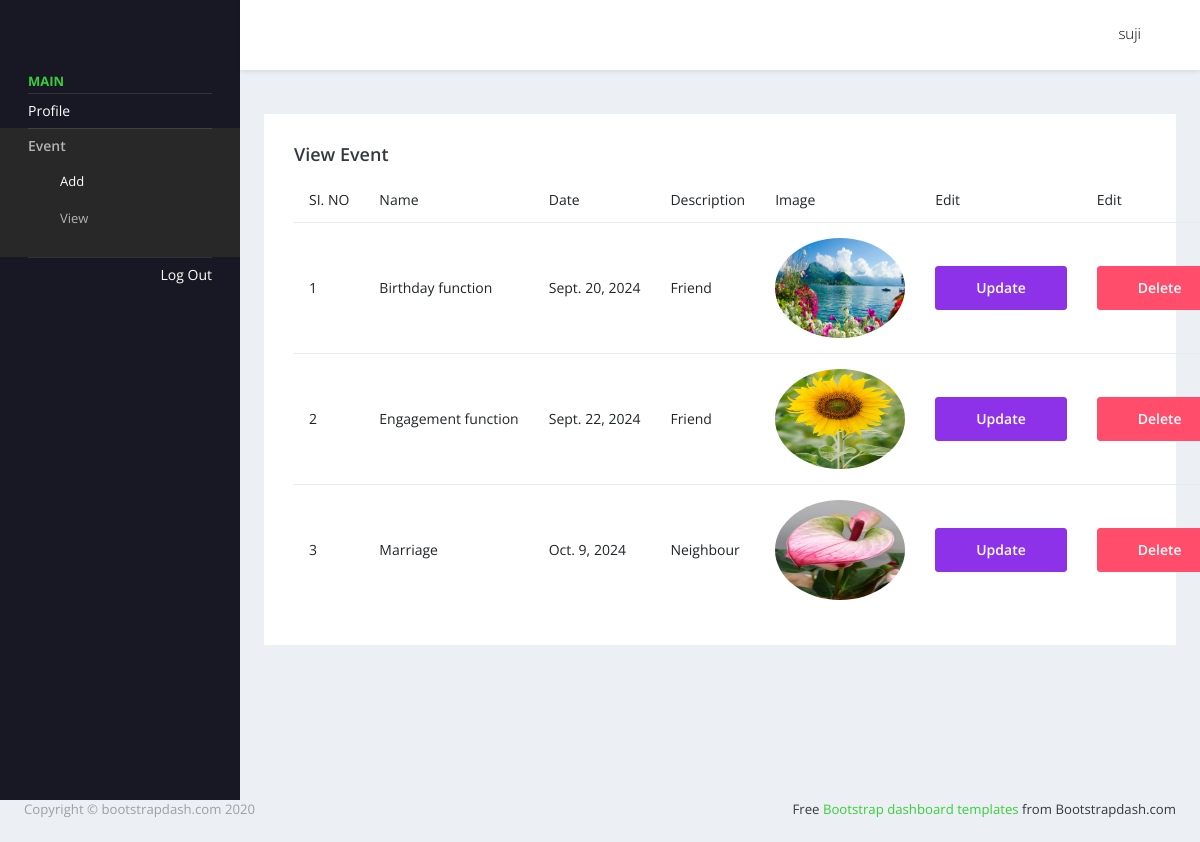
The page /viewevent (signed in) on the database its author committed.
### myapp/models.py (models this page shows, shortened)
class Login(AbstractUser):
    is_user=models.BooleanField(default=False)

class eventadd(models.Model):
    user = models.ForeignKey(Login, on_delete=models.CASCADE, null=True, blank=True)
    name = models.CharField(max_length=30)
    date = models.DateField()
    description = models.TextField(max_length=200, null=True, blank=True)
    image = models.ImageField()

### myapp/views.py (the view)
# urls.py: path('viewevent', views.viewevent, name='viewevent'),
def viewevent(request):
    u = request.user
    data = eventadd.objects.filter(user=u)
    return render(request,'userpages/viewevent.html',{'data':data})

### templates/userpages/viewevent.html (shortened to what this page needs)
{% extends 'userpages/userhome.html' %}
{% load crispy_forms_tags %}
{% block content %}
<div class="card">
  <div class="card-body">
    <h4 class="card-title">View Event</h4>
       <table class="table" >
         <thead>
         <tr>
           <th> SI. NO </th>
           <th> Name </th>
           <th> Date </th>
           <th> Description </th>
           <th> Image </th>
           <th> Edit </th>
           <th> Edit </th>
         </tr>
         </thead>
         <tbody>
         {% for i in data %}
         <tr>
             <td>{{ forloop.counter }}</td>
             <td>{{i.name}}</td>
             <td>{{i.date}} </td>
             <td>{{i.description}}</td>
             <td><img style="height:100px;width:130px;" src="{{i.image.url}}"></td>
             <td><a href="{% url 'eventupdate' i.id %}"><button class="btn btn-info" type="submit">Update</button></a></td>
             <td><a href="{% url 'eventdelete' i.id %}"><button class="btn btn-danger" type="submit">Delete</button></a></td>
         </tr>
         {% endfor %}
         </tbody>
       </table>
  </div>
</div>
{% endblock %}

### templates/userpages/userhome.html (shortened to what this page needs)
<!DOCTYPE html>
<html lang="en">
{% load static %}
  <head>
    <link rel="stylesheet" href="{% static 'Admin/assets/vendors/mdi/css/materialdesignicons.min.css' %}">
    <link rel="stylesheet" href="{% static 'Admin/assets/vendors/flag-icon-css/css/flag-icon.min.css' %}">
    <link rel="stylesheet" href="{% static 'Admin/assets/vendors/css/vendor.bundle.base.css' %}">
    <link rel="stylesheet" href="{% static 'Admin/assets/vendors/font-awesome/css/font-awesome.min.css' %}" />
    <link rel="stylesheet" href="{% static 'Admin/assets/vendors/bootstrap-datepicker/bootstrap-datepicker.min.css' %}">
    <link rel="stylesheet" href="{% static 'Admin/assets/css/style.css' %}">
  </head>
  <body>
    <div class="container-scroller">
      <nav class="navbar default-layout-navbar col-lg-12 col-12 p-0 fixed-top d-flex flex-row">
        <div class="text-center navbar-brand-wrapper d-flex align-items-center justify-content-center">
        </div>
        <div class="navbar-menu-wrapper d-flex align-items-stretch">
          <button class="navbar-toggler navbar-toggler align-self-center" type="button" data-toggle="minimize">
          </button>
          <ul class="navbar-nav navbar-nav-right">
            <li class="nav-item nav-profile dropdown">
              <a class="nav-link dropdown-toggle" id="profileDropdown" href="#" data-toggle="dropdown" aria-expanded="false">
                <div class="nav-profile-text">
                  <p class="mb-1 text-black">{{request.user}}</p>
                </div>
              </a>
            </li>
          </ul>
        </div>
      </nav>
      <div class="container-fluid page-body-wrapper">
        <nav class="sidebar sidebar-offcanvas" id="sidebar">
          <ul class="nav">
            <li class="nav-item nav-category">Main</li>
            <li class="nav-item">
              <a class="nav-link" href="{% url 'profileview' %}">
                <span class="menu-title">Profile</span>
              </a>
            </li>
            <li class="nav-item">
              <a class="nav-link" data-toggle="collapse" href="#auth" aria-expanded="false" aria-controls="auth">
                <span class="menu-title">Event</span>
              </a>
              <div class="collapse" id="auth">
                <ul class="nav flex-column sub-menu">
                  <li class="nav-item"> <a class="nav-link" href="{% url 'addevent' %}"> Add  </a></li>
                  <li class="nav-item"> <a class="nav-link" href="{% url 'viewevent' %}"> View </a></li>
                </ul>
              </div>
            </li>
            <li class="nav-item sidebar-user-actions">
              <div class="sidebar-user-menu">
                <a href="{% url 'log' %}" class="nav-link">
                  <span class="menu-title">Log Out</span></a>
              </div>
            </li>
          </ul>
        </nav>
        <div class="main-panel">
          <div class="content-wrapper">
             {% block content %}{% endblock %}
                  </div>
                </div>
              </div>
            </div>
          <footer class="footer">
            <div class="footer-inner-wraper">
              <div class="d-sm-flex justify-content-center justify-content-sm-between">
                <span class="text-muted d-block text-center text-sm-left d-sm-inline-block">Copyright © bootstrapdash.com 2020</span>
                <span class="float-none float-sm-right d-block mt-1 mt-sm-0 text-center"> Free <a href="https://www.bootstrapdash.com/" target="_blank">Bootstrap dashboard templates</a> from Bootstrapdash.com</span>
              </div>
            </div>
          </footer>
  </body>
</html>

### rows shown on the page
Login: user "suji"
eventadd: name "Birthday function", date "Sept. 20, 2024", description "Friend", image (picture)
eventadd: name "Engagement function", date "Sept. 22, 2024", description "Friend", image (picture)
eventadd: name "Marriage", date "Oct. 9, 2024", description "Neighbour", image (picture)
